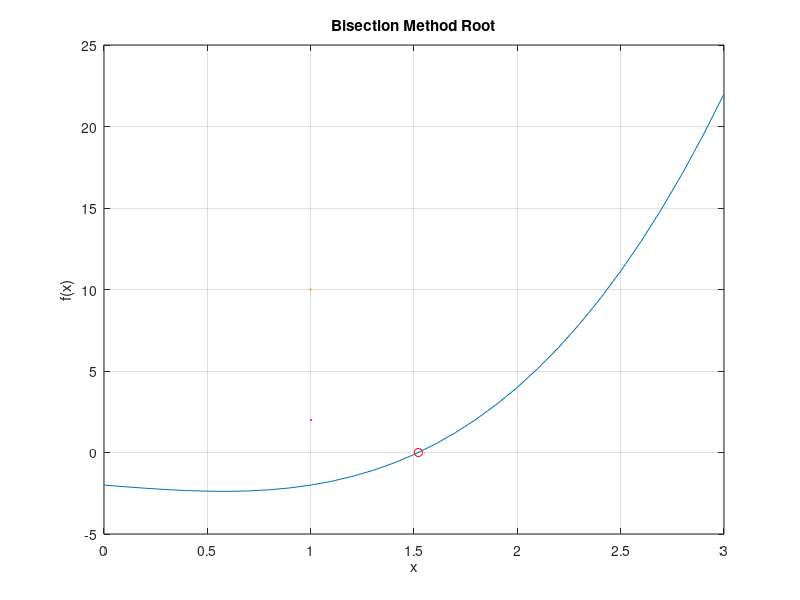

This chart was generated by the following MATLAB code:
% Define the nonlinear function
f = @(x) x.^3 - x - 2;

% Search domain for automatic interval detection
domain = -10:1:10;
found = false;

% Locate an interval containing a sign change
for i = 1:length(domain)

    if f(domain(i))*f(domain(i+1))<0

        a = domain(i);
        b = domain(i+1);

        found = true;

        break
    end
end

% Stop execution if no valid interval is found
if ~found
    error('No sign changed detected in the search interval.')
end

% Display initial interval
fprintf('a=%d',a)
fprintf('b=%d',b)

% Convergence tolerance and iteration counter
tol = 1e-6;
iter = 0;

fprintf('Iter\t a\t\t b\t\t c\t\t')

% Perform Bisection Method iterations
while abs(b-a) > tol

    % Compute midpoint
    c = (a+b)/2;

    % Select subinterval containing the root
    if f(a)*f(c) < 0
        b = c;
    else
        a = c;
    end

    % Update iteration count
    iter = iter + 1;

    % Display iteration results
    fprintf('%d\t %.6f\t %.6f\t %.6f\t \n', iter,a,b,c)

end

% Calculate final root approximation
root = (a+b)/2;

% Display final results
fprintf('Root = %.6f\n', root)
fprintf('Iterations = %d\n', iter)

% Generate data for function plot
x = 0:0.1:3;
figure

% Plot function curve
plot(x,f(x),LineWidth=2)
grid on
hold on

% Mark computed root on graph
plot(root,f(root),'ro',MarkerSize=10)

% Add graph labels and title
xlabel('x')
ylabel('f(x)')
title('Bisection Method Root')
